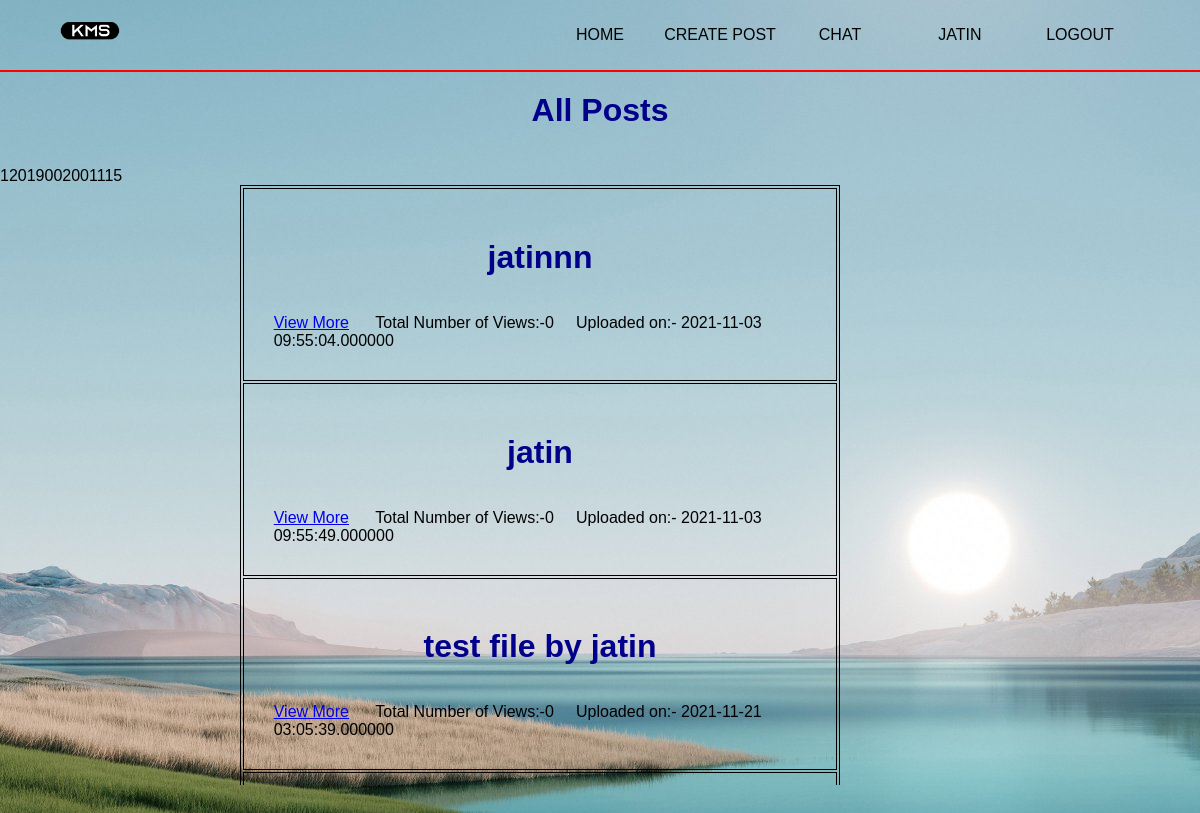
The app's page /home-user.php (signed in) with its own data.
### tables this page shows
CREATE TABLE `data` (
  `id` int(225) NOT NULL,
  `uploader` varchar(10000) NOT NULL,
  `date` datetime(6) NOT NULL,
  `filename` varchar(10000) NOT NULL,
  `status` int(25) NOT NULL,
  `downloads` int(225) NOT NULL,
  `category` varchar(10000) NOT NULL,
  `title` varchar(10000) NOT NULL
);

### home-user.php (the view, shortened to what this page needs)
<!DOCTYPE html>
<html lang="en">
<head>
    <link rel="stylesheet" href="style.css">
</head>
<body>
    <div class="navbar">
    <div class="container">
        <div class="logo_div">
            <img src="kar.png" alt="" class="logo">
        </div>
        <ul class="menu">
            <li><a href="index.php">Home</a></li>
            <li><a href="uploader.php">Create Post</a></li>
            <li><a href="chat.php?disp=none">Chat</a></li>
            <li><a href="home-user.php"><?php echo $_SESSION['name_of_user'];     ?></a></li>
            <li><a href="logout.php">logout</a></li>
        </ul>
        </div>
        </div>
    <h1>All Posts</h1><br>
<?php
$userData=$_SESSION['enrol'];
echo $userData;
$conn = mysqli_connect("localhost", "root", "", "kms");
      $sql="SELECT * FROM data WHERE uploader='$userData' ORDER BY id ASC";
      $result = $conn->query($sql);
	  echo '<div id="div3"><table>';
      while($row = mysqli_fetch_array($result)){
		$idd=$row['id'];
		echo '
                <tr>
                <td> '."<h1 style='text-align:center;'>".$row['title']."</h1><br>
                <p><a href='post.php?idd=".$idd."'>View More</a>&nbsp&nbsp&nbsp&nbsp&nbsp Total Number of Views:-".$row['downloads']."  &nbsp&nbsp&nbsp Uploaded on:- ".$row['date'].'</p> </td>
                </tr>';
	}
	echo '</table></div>';
?>

### style.css (style rules this page uses)
* { margin: 0; padding: 0; font-family: sans-serif; }
.container { width: 90%; margin: 0 auto; }
body { background-image: url('images.jpg'); }
.navbar { width: 100%; overflow: hidden; height: 70px; line-height: 70px; border-bottom: 2px solid red; }
.logo { width: 60px; float: left; }
.menu { float: right; }
.menu li { float: left; width: 120px; height: 70px; line-height: 70px; text-align: center; list-style: none; }
.menu li a { color: #000; text-decoration: none; font-family: 'Gill Sans', 'Gill Sans MT', Calibri, 'Trebuchet MS', sans-serif; text-transform: uppercase; display: block; }
#div3 { width: 50%; margin-top:0%; margin-left:auto; margin-right: 30%; height: 600px; overflow-y: scroll; }
h1 { text-align: center; color: darkblue; padding: 20px; }

### home-user.php (style rules this page uses)
table, th { border:1px solid black; width: 100%; }
td { border: 1px solid black; padding: 5%; }

### records on screen
data: title "jatinnn", downloads "0", date "2021-11-03 09:55:04.000000"
data: title "jatin", downloads "0", date "2021-11-03 09:55:49.000000"
data: title "test file by jatin", downloads "0", date "2021-11-21 03:05:39.000000"

### other values on screen
$_SESSION['name_of_user'] "JATIN…"
$userData "12019002001115"
